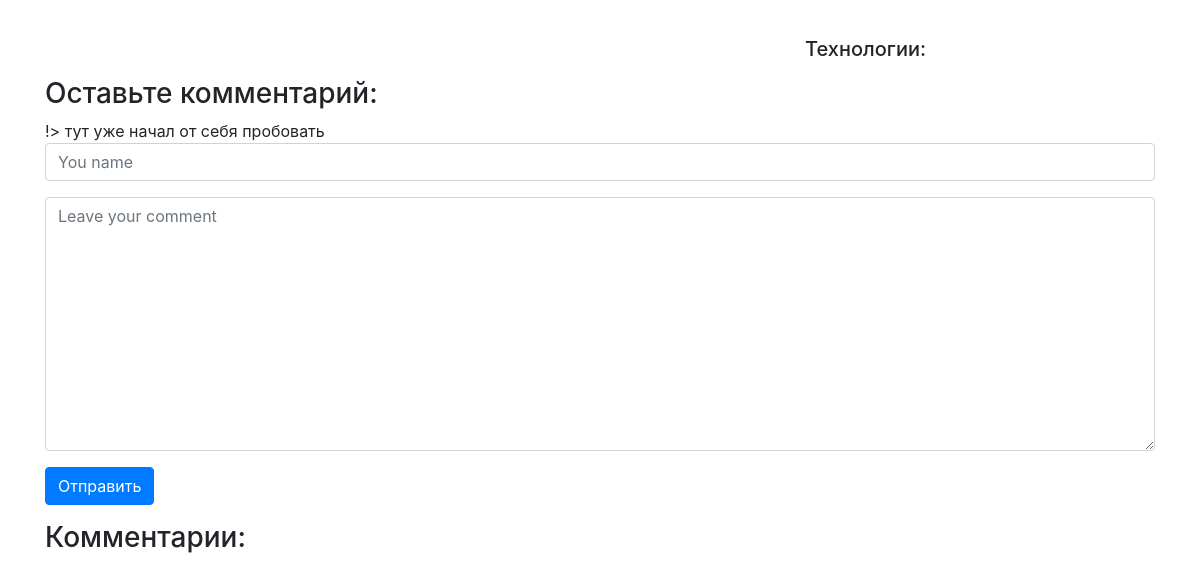
The app's page /books/3/ (lower part), older data.
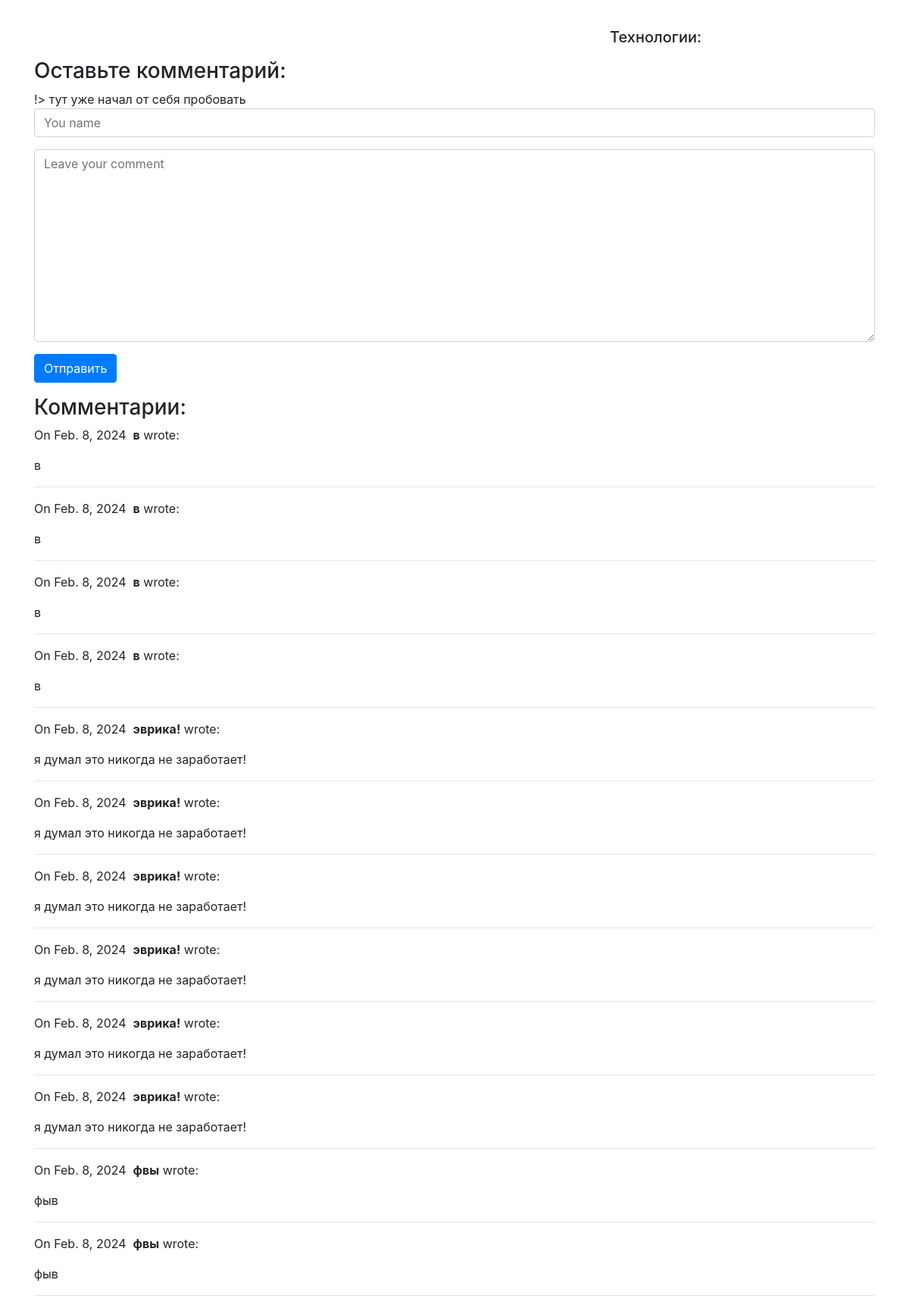
The same page, newer data.
### books/models.py (models this page shows, shortened)
class Comment(models.Model):
    author = models.CharField(max_length=25)
    body = models.TextField()
    created_on = models.DateTimeField(auto_now_add=True)
    post = models.ForeignKey('Books', on_delete=models.CASCADE)

### books/views.py (the view, shortened to what this page needs)
# urls.py: path("<int:pk>/", views.books_detail, name="books_detail"),
def books_detail(request,pk):
    book = Books.objects.get(pk=pk)
    form = CommentForm()
    comments = Comment.objects.filter(post=book)
    context = {
        'book': book,
        'comments': comments,
        'form': form,
    }
    return render(request, 'books_detail.html', context)

### books/forms.py
class CommentForm(forms.Form):
    author=forms.CharField(
        max_length=25,
        widget=forms.TextInput(attrs={
            'class': 'form-control',
            'placeholder': 'You name'
        })
    )
    body = forms.CharField(widget=forms.Textarea(
        attrs={
            'class': 'form-control',
            'placeholder': 'Leave your comment'
        })
    )

### books/templates/books_detail.html (shortened to what this page needs)
{% extends "base.html" %}
{% load static %}
{% block page_content %}
<div class="row">
    <div class="col-md-8">
    </div>
    <div class="col-md-4">
        <br>
        <h5>Технологии:</h5>
    </div>
</div>
<div>
    <h3>Оставьте комментарий:</h3>
    !> тут уже начал от себя пробовать
    <form action="/books/{{ book.pk }}/" method="post">
        <div class="form-group">
            {{ form.author }}
        </div>
        <div class="form-group">
            {{ form.body }}
        </div>
        <button type="submit" class="btn btn-primary">Отправить</button>
    </form>
    <h3>Комментарии:</h3>
    {% for comment in comments %}
    <p>
        On {{comment.created_on.date }}&nbsp;
        <b>{{ comment.author }}</b> wrote:
    </p>
    <p>{{ comment.body }}</p>
    <hr>
    {% endfor %}
</div>
{% endblock %}

### library/templates/base.html (shortened to what this page needs)
<link rel="stylesheet" href="https://stackpath.bootstrapcdn.com/bootstrap/4.1.3/css/bootstrap.min.css">
<div class="container">
    {% block page_content %}{% endblock %}
</div>

Row changes from the older to the newer data that the page shows:
added Comment: created_on "Feb. 8, 2024", author "в", body "в"
added Comment: created_on "Feb. 8, 2024", author "в", body "в"
added Comment: created_on "Feb. 8, 2024", author "в", body "в"
added Comment: created_on "Feb. 8, 2024", author "в", body "в"
added Comment: created_on "Feb. 8, 2024", author "эврика!", body "я думал это никогда не заработает!"
added Comment: created_on "Feb. 8, 2024", author "эврика!", body "я думал это никогда не заработает!"
added Comment: created_on "Feb. 8, 2024", author "эврика!", body "я думал это никогда не заработает!"
added Comment: created_on "Feb. 8, 2024", author "эврика!", body "я думал это никогда не заработает!"
added Comment: created_on "Feb. 8, 2024", author "эврика!", body "я думал это никогда не заработает!"
added Comment: created_on "Feb. 8, 2024", author "эврика!", body "я думал это никогда не заработает!"
added Comment: created_on "Feb. 8, 2024", author "фвы", body "фыв"
added Comment: created_on "Feb. 8, 2024", author "фвы", body "фыв"
